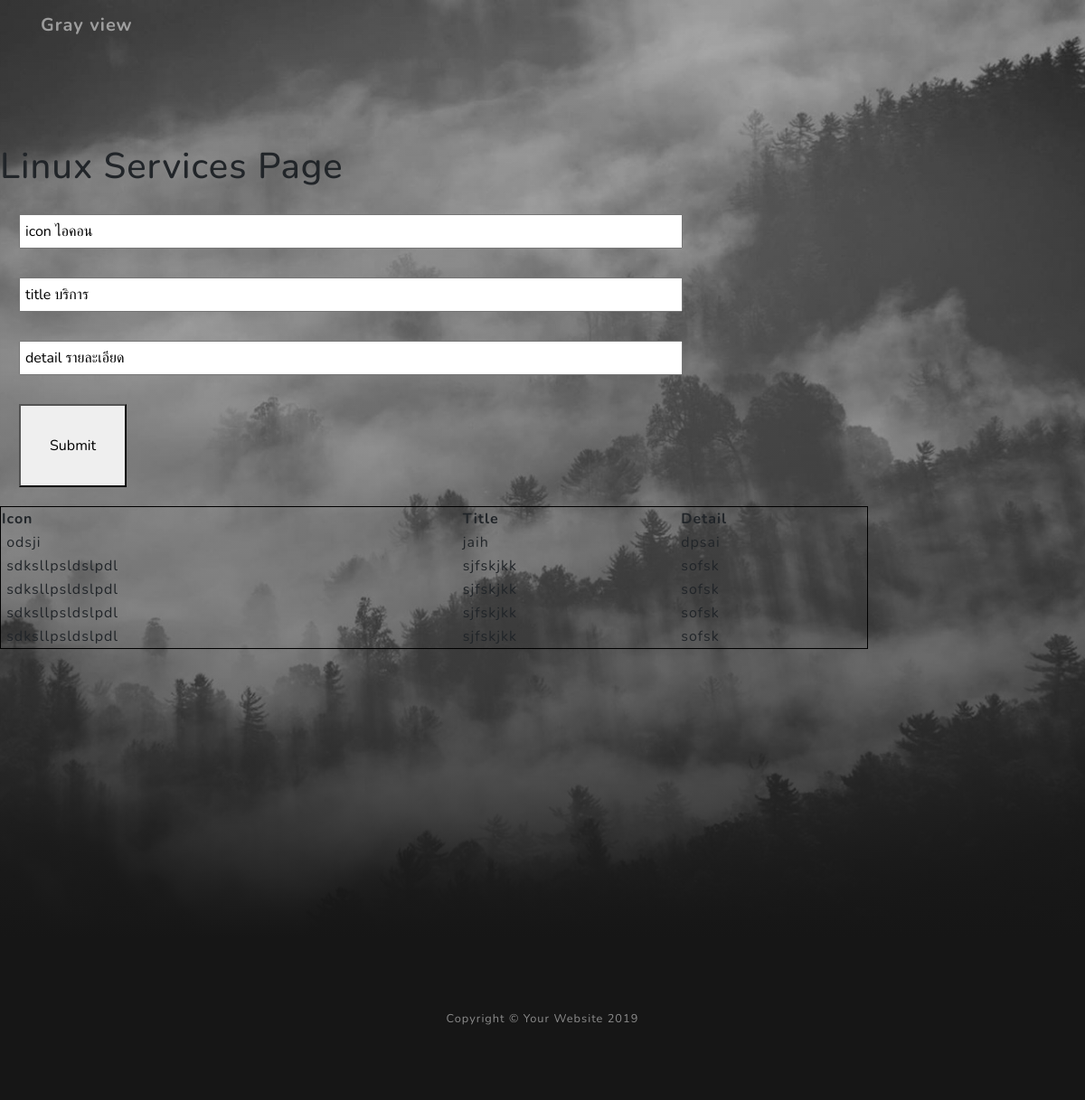
/services, run on the app's committed database.
### linuxapp/models.py (models this page shows)
class Service(models.Model):
    icon = models.CharField(max_length=200)
    title = models.CharField(max_length=300)
    detail = models.CharField(max_length=1000)
    def __str__(self):
        return self.title

### linuxapp/views.py (the view)
# urls.py: path('services', linuxappviews.services),
def services(req):
    if req.method == 'POST':
        post = req.POST
        s = Service()
        s.icon = post['icon']
        s.title = post['title']
        s.detail = post['detail']
        s.save()
        services = Service.objects.all()
        print(services)
        return render(req, 'linuxapp/services.html', { 'services': services })
    else:
        print('ร้องขอทำมะดา')
        services = Service.objects.all()
        print(services)
        return render(req, 'linuxapp/services.html', { 'services': services })

### linuxapp/templates/linuxapp/services.html (shortened to what this page needs)
<!DOCTYPE html>
<html lang="en">
<head>
  <link href="static/vendor/bootstrap/css/bootstrap.min.css" rel="stylesheet">
  <link href="static/vendor/fontawesome-free/css/all.min.css" rel="stylesheet">
  <link href="static/css/grayscale.min.css" rel="stylesheet">
</head>
<body id="page-top">
  <nav class="navbar navbar-expand-lg navbar-light fixed-top" id="mainNav">
      <div class="container">
        <a class="navbar-brand js-scroll-trigger" href="#page-top">Gray view</a>
      </div>
    </nav>
  <section id="signup" class="signup-section">
      <html lang="en">
          <head>
            {% load static %}
            <link href="{% static 'vendor/fontawesome-free/css/all.min.css' %}" rel="stylesheet" type="text/css">
          </head>
          <body>
            <nav> <h1> Linux Services Page </h1> </nav>
            <div>
              <section class="filled">
                <form action="services" method="POST" enctype="multipart/form-data;charset=UTF-8">
                  <div class="spacing"><input class="filled" type="text" name="icon" value="icon ไอคอน"/></div>
                  <div class="spacing"><input class="filled" type="text" name="title" value="title บริการ"/></div>
                  <div class="spacing"><input class="filled" type="text" name="detail" value="detail รายละเอียด"/></div>
                  <div class="spacing"><button style="padding: 2em;" type="submit">Submit</button></div>
                </form>
              </section>
              <div>
               <table style="width:80%; border: 1px solid black; padding: 1em;">
                <tr>
                  <th>Icon</th>
                  <th>Title</th>
                  <th>Detail</th>
                </tr>
                {% for s in services %}
                <tr>
                  <td> <i class="fa {{s.icon}}"></i> {{ s.icon }}</td>
                  <td>{{ s.title }}</td>
                  <td>{{ s.detail }}</td>
                </tr>
                {% endfor %}
              </table>
              </div>
            </div>
            <footer>
            </footer>
          </body>
  </section>
  <footer class="bg-black small text-center text-white-50">
    <div class="container">
      Copyright &copy; Your Website 2019
    </div>
  </footer>
</body>
</html>

### linuxapp/templates/linuxapp/services.html (style rules this page uses)
.filled { width: 80%; padding: 5px; }
.spacing { padding: 1em; }

### data on the page
Service: icon "odsji", title "jaih", detail "dpsai"
Service: icon "sdksllpsldslpdl", title "sjfskjkk", detail "sofsk"
Service: icon "sdksllpsldslpdl", title "sjfskjkk", detail "sofsk"
Service: icon "sdksllpsldslpdl", title "sjfskjkk", detail "sofsk"
Service: icon "sdksllpsldslpdl", title "sjfskjkk", detail "sofsk"
